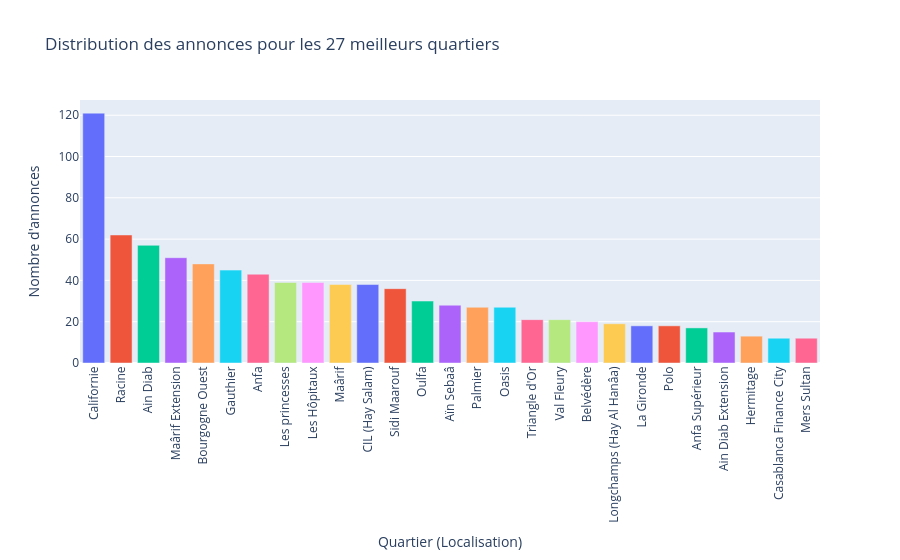

Notebook code cell kept with this figure:
### Markdown cell above
<div style="background:#fff7ed; padding:22px 26px; border-radius:14px; border-left:6px solid #d97706; margin:18px 0;">
<h1 style="color:#d97706; margin:0 0 4px 0;">3.3 Nettoyage de `Localisation`</h1>
<p style='margin:6px 0 0 0;color:#475569;font-size:1.0rem'>Observer la concentration des annonces par quartier.</p>
</div>

### Code cell
import plotly.express as px

top_locs = df['Localisation'].value_counts().head(27).reset_index()
top_locs.columns = ['Localisation', 'count']

fig = px.bar(top_locs, x='Localisation', y='count', color='Localisation',
             title="Distribution des annonces pour les 27 meilleurs quartiers",
             labels={'Localisation': 'Quartier (Localisation)', 'count': "Nombre d'annonces"})
fig.update_layout(showlegend=False, xaxis_tickangle=-90)
fig.show()

### Figure 1 — Plotly figure (JSON) as saved in the notebook; plotly's stock layout.template omitted (floating-point values rounded to 4 significant figures)
{"data": [{"hovertemplate": "Quartier (Localisation)=%{x}<br>Nombre d'annonces=%{y}<extra></extra>", "legendgroup": "Californie", "marker": {"color": "#636efa", "pattern": {"shape": ""}}, "name": "Californie", "orientation": "v", "showlegend": true, "textposition": "auto", "type": "bar", "x": ["Californie"], "xaxis": "x", "y": [121], "yaxis": "y"}, {"hovertemplate": "Quartier (Localisation)=%{x}<br>Nombre d'annonces=%{y}<extra></extra>", "legendgroup": "Racine", "marker": {"color": "#EF553B", "pattern": {"shape": ""}}, "name": "Racine", "orientation": "v", "showlegend": true, "textposition": "auto", "type": "bar", "x": ["Racine"], "xaxis": "x", "y": [62], "yaxis": "y"}, {"hovertemplate": "Quartier (Localisation)=%{x}<br>Nombre d'annonces=%{y}<extra></extra>", "legendgroup": "Ain Diab", "marker": {"color": "#00cc96", "pattern": {"shape": ""}}, "name": "Ain Diab", "orientation": "v", "showlegend": true, "textposition": "auto", "type": "bar", "x": ["Ain Diab"], "xaxis": "x", "y": [57], "yaxis": "y"}, {"hovertemplate": "Quartier (Localisation)=%{x}<br>Nombre d'annonces=%{y}<extra></extra>", "legendgroup": "Maârif Extension", "marker": {"color": "#ab63fa", "pattern": {"shape": ""}}, "name": "Maârif Extension", "orientation": "v", "showlegend": true, "textposition": "auto", "type": "bar", "x": ["Maârif Extension"], "xaxis": "x", "y": [51], "yaxis": "y"}, {"hovertemplate": "Quartier (Localisation)=%{x}<br>Nombre d'annonces=%{y}<extra></extra>", "legendgroup": "Bourgogne Ouest", "marker": {"color": "#FFA15A", "pattern": {"shape": ""}}, "name": "Bourgogne Ouest", "orientation": "v", "showlegend": true, "textposition": "auto", "type": "bar", "x": ["Bourgogne Ouest"], "xaxis": "x", "y": [48], "yaxis": "y"}, {"hovertemplate": "Quartier (Localisation)=%{x}<br>Nombre d'annonces=%{y}<extra></extra>", "legendgroup": "Gauthier", "marker": {"color": "#19d3f3", "pattern": {"shape": ""}}, "name": "Gauthier", "orientation": "v", "showlegend": true, "textposition": "auto", "type": "bar", "x": ["Gauthier"], "xaxis": "x", "y": [45], "yaxis": "y"}, {"hovertemplate": "Quartier (Localisation)=%{x}<br>Nombre d'annonces=%{y}<extra></extra>", "legendgroup": "Anfa", "marker": {"color": "#FF6692", "pattern": {"shape": ""}}, "name": "Anfa", "orientation": "v", "showlegend": true, "textposition": "auto", "type": "bar", "x": ["Anfa"], "xaxis": "x", "y": [43], "yaxis": "y"}, {"hovertemplate": "Quartier (Localisation)=%{x}<br>Nombre d'annonces=%{y}<extra></extra>", "legendgroup": "Les princesses", "marker": {"color": "#B6E880", "pattern": {"shape": ""}}, "name": "Les princesses", "orientation": "v", "showlegend": true, "textposition": "auto", "type": "bar", "x": ["Les princesses"], "xaxis": "x", "y": [39], "yaxis": "y"}, {"hovertemplate": "Quartier (Localisation)=%{x}<br>Nombre d'annonces=%{y}<extra></extra>", "legendgroup": "Les Hôpitaux", "marker": {"color": "#FF97FF", "pattern": {"shape": ""}}, "name": "Les Hôpitaux", "orientation": "v", "showlegend": true, "textposition": "auto", "type": "bar", "x": ["Les Hôpitaux"], "xaxis": "x", "y": [39], "yaxis": "y"}, {"hovertemplate": "Quartier (Localisation)=%{x}<br>Nombre d'annonces=%{y}<extra></extra>", "legendgroup": "Maârif", "marker": {"color": "#FECB52", "pattern": {"shape": ""}}, "name": "Maârif", "orientation": "v", "showlegend": true, "textposition": "auto", "type": "bar", "x": ["Maârif"], "xaxis": "x", "y": [38], "yaxis": "y"}, {"hovertemplate": "Quartier (Localisation)=%{x}<br>Nombre d'annonces=%{y}<extra></extra>", "legendgroup": "CIL (Hay Salam)", "marker": {"color": "#636efa", "pattern": {"shape": ""}}, "name": "CIL (Hay Salam)", "orientation": "v", "showlegend": true, "textposition": "auto", "type": "bar", "x": ["CIL (Hay Salam)"], "xaxis": "x", "y": [38], "yaxis": "y"}, {"hovertemplate": "Quartier (Localisation)=%{x}<br>Nombre d'annonces=%{y}<extra></extra>", "legendgroup": "Sidi Maarouf", "marker": {"color": "#EF553B", "pattern": {"shape": ""}}, "name": "Sidi Maarouf", "orientation": "v", "showlegend": true, "textposition": "auto", "type": "bar", "x": ["Sidi Maarouf"], "xaxis": "x", "y": [36], "yaxis": "y"}, {"hovertemplate": "Quartier (Localisation)=%{x}<br>Nombre d'annonces=%{y}<extra></extra>", "legendgroup": "Oulfa", "marker": {"color": "#00cc96", "pattern": {"shape": ""}}, "name": "Oulfa", "orientation": "v", "showlegend": true, "textposition": "auto", "type": "bar", "x": ["Oulfa"], "xaxis": "x", "y": [30], "yaxis": "y"}, {"hovertemplate": "Quartier (Localisation)=%{x}<br>Nombre d'annonces=%{y}<extra></extra>", "legendgroup": "Aïn Sebaâ", "marker": {"color": "#ab63fa", "pattern": {"shape": ""}}, "name": "Aïn Sebaâ", "orientation": "v", "showlegend": true, "textposition": "auto", "type": "bar", "x": ["Aïn Sebaâ"], "xaxis": "x", "y": [28], "yaxis": "y"}, {"hovertemplate": "Quartier (Localisation)=%{x}<br>Nombre d'annonces=%{y}<extra></extra>", "legendgroup": "Palmier", "marker": {"color": "#FFA15A", "pattern": {"shape": ""}}, "name": "Palmier", "orientation": "v", "showlegend": true, "textposition": "auto", "type": "bar", "x": ["Palmier"], "xaxis": "x", "y": [27], "yaxis": "y"}, {"hovertemplate": "Quartier (Localisation)=%{x}<br>Nombre d'annonces=%{y}<extra></extra>", "legendgroup": "Oasis", "marker": {"color": "#19d3f3", "pattern": {"shape": ""}}, "name": "Oasis", "orientation": "v", "showlegend": true, "textposition": "auto", "type": "bar", "x": ["Oasis"], "xaxis": "x", "y": [27], "yaxis": "y"}, {"hovertemplate": "Quartier (Localisation)=%{x}<br>Nombre d'annonces=%{y}<extra></extra>", "legendgroup": "Triangle d'Or", "marker": {"color": "#FF6692", "pattern": {"shape": ""}}, "name": "Triangle d'Or", "orientation": "v", "showlegend": true, "textposition": "auto", "type": "bar", "x": ["Triangle d'Or"], "xaxis": "x", "y": [21], "yaxis": "y"}, {"hovertemplate": "Quartier (Localisation)=%{x}<br>Nombre d'annonces=%{y}<extra></extra>", "legendgroup": "Val Fleury", "marker": {"color": "#B6E880", "pattern": {"shape": ""}}, "name": "Val Fleury", "orientation": "v", "showlegend": true, "textposition": "auto", "type": "bar", "x": ["Val Fleury"], "xaxis": "x", "y": [21], "yaxis": "y"}, {"hovertemplate": "Quartier (Localisation)=%{x}<br>Nombre d'annonces=%{y}<extra></extra>", "legendgroup": "Belvédère", "marker": {"color": "#FF97FF", "pattern": {"shape": ""}}, "name": "Belvédère", "orientation": "v", "showlegend": true, "textposition": "auto", "type": "bar", "x": ["Belvédère"], "xaxis": "x", "y": [20], "yaxis": "y"}, {"hovertemplate": "Quartier (Localisation)=%{x}<br>Nombre d'annonces=%{y}<extra></extra>", "legendgroup": "Longchamps (Hay Al Hanâa)", "marker": {"color": "#FECB52", "pattern": {"shape": ""}}, "name": "Longchamps (Hay Al Hanâa)", "orientation": "v", "showlegend": true, "textposition": "auto", "type": "bar", "x": ["Longchamps (Hay Al Hanâa)"], "xaxis": "x", "y": [19], "yaxis": "y"}, {"hovertemplate": "Quartier (Localisation)=%{x}<br>Nombre d'annonces=%{y}<extra></extra>", "legendgroup": "La Gironde", "marker": {"color": "#636efa", "pattern": {"shape": ""}}, "name": "La Gironde", "orientation": "v", "showlegend": true, "textposition": "auto", "type": "bar", "x": ["La Gironde"], "xaxis": "x", "y": [18], "yaxis": "y"}, {"hovertemplate": "Quartier (Localisation)=%{x}<br>Nombre d'annonces=%{y}<extra></extra>", "legendgroup": "Polo", "marker": {"color": "#EF553B", "pattern": {"shape": ""}}, "name": "Polo", "orientation": "v", "showlegend": true, "textposition": "auto", "type": "bar", "x": ["Polo"], "xaxis": "x", "y": [18], "yaxis": "y"}, {"hovertemplate": "Quartier (Localisation)=%{x}<br>Nombre d'annonces=%{y}<extra></extra>", "legendgroup": "Anfa Supérieur", "marker": {"color": "#00cc96", "pattern": {"shape": ""}}, "name": "Anfa Supérieur", "orientation": "v", "showlegend": true, "textposition": "auto", "type": "bar", "x": ["Anfa Supérieur"], "xaxis": "x", "y": [17], "yaxis": "y"}, {"hovertemplate": "Quartier (Localisation)=%{x}<br>Nombre d'annonces=%{y}<extra></extra>", "legendgroup": "Ain Diab Extension", "marker": {"color": "#ab63fa", "pattern": {"shape": ""}}, "name": "Ain Diab Extension", "orientation": "v", "showlegend": true, "textposition": "auto", "type": "bar", "x": ["Ain Diab Extension"], "xaxis": "x", "y": [15], "yaxis": "y"}, {"hovertemplate": "Quartier (Localisation)=%{x}<br>Nombre d'annonces=%{y}<extra></extra>", "legendgroup": "Hermitage", "marker": {"color": "#FFA15A", "pattern": {"shape": ""}}, "name": "Hermitage", "orientation": "v", "showlegend": true, "textposition": "auto", "type": "bar", "x": ["Hermitage"], "xaxis": "x", "y": [13], "yaxis": "y"}, {"hovertemplate": "Quartier (Localisation)=%{x}<br>Nombre d'annonces=%{y}<extra></extra>", "legendgroup": "Casablanca Finance City", "marker": {"color": "#19d3f3", "pattern": {"shape": ""}}, "name": "Casablanca Finance City", "orientation": "v", "showlegend": true, "textposition": "auto", "type": "bar", "x": ["Casablanca Finance City"], "xaxis": "x", "y": [12], "yaxis": "y"}, {"hovertemplate": "Quartier (Localisation)=%{x}<br>Nombre d'annonces=%{y}<extra></extra>", "legendgroup": "Mers Sultan", "marker": {"color": "#FF6692", "pattern": {"shape": ""}}, "name": "Mers Sultan", "orientation": "v", "showlegend": true, "textposition": "auto", "type": "bar", "x": ["Mers Sultan"], "xaxis": "x", "y": [12], "yaxis": "y"}], "layout": {"barmode": "relative", "legend": {"title": {"text": "Quartier (Localisation)"}, "tracegroupgap": 0}, "showlegend": false, "title": {"text": "Distribution des annonces pour les 27 meilleurs quartiers"}, "xaxis": {"anchor": "y", "categoryarray": ["Californie", "Racine", "Ain Diab", "Maârif Extension", "Bourgogne Ouest", "Gauthier", "Anfa", "Les princesses", "Les Hôpitaux", "Maârif", "CIL (Hay Salam)", "Sidi Maarouf", "Oulfa", "Aïn Sebaâ", "Palmier", "Oasis", "Triangle d'Or", "Val Fleury", "Belvédère", "Longchamps (Hay Al Hanâa)", "La Gironde", "Polo", "Anfa Supérieur", "Ain Diab Extension", "Hermitage", "Casablanca Finance City", "Mers Sultan"], "categoryorder": "array", "domain": [0, 1], "tickangle": -90, "title": {"text": "Quartier (Localisation)"}}, "yaxis": {"anchor": "x", "domain": [0, 1], "title": {"text": "Nombre d'annonces"}}}}
